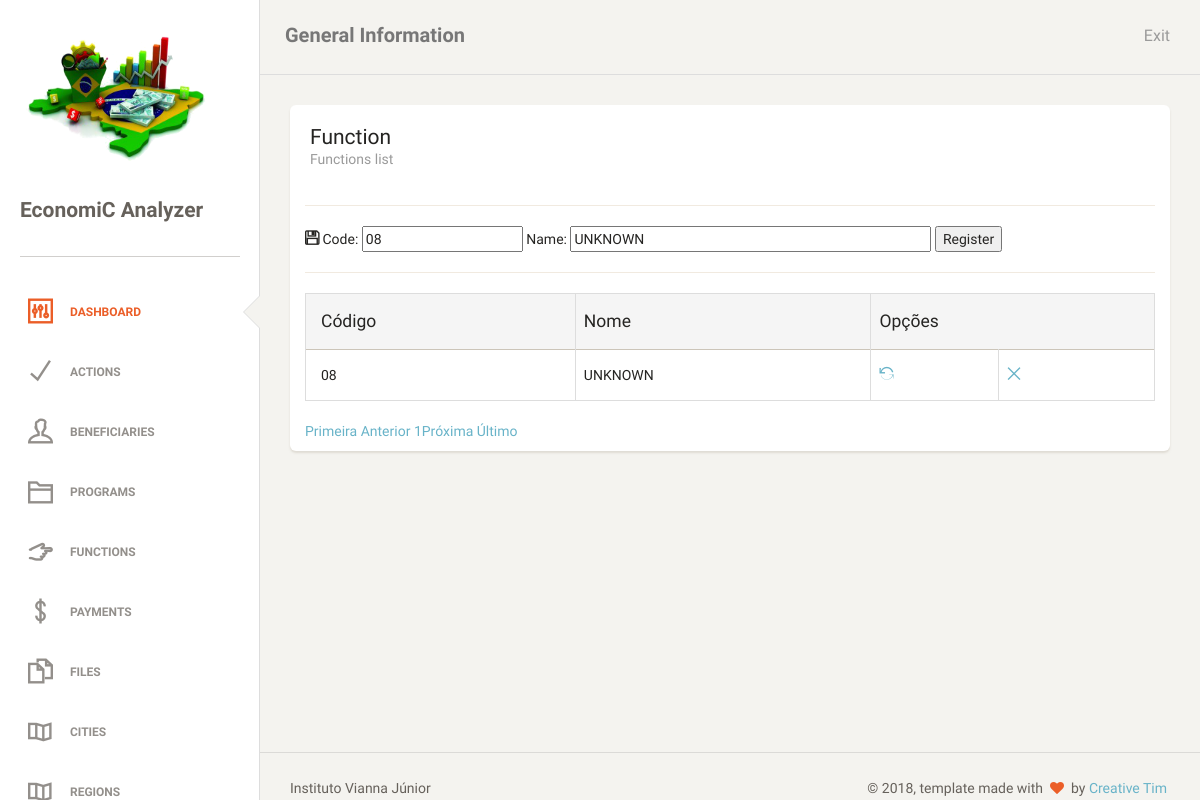
The app's page /functions.php?act=upd&id=1 (signed in) with its own data.
### tables this page shows
CREATE TABLE `tb_functions` (
  `id_function` int(11) NOT NULL AUTO_INCREMENT,
  `str_cod_function` varchar(4) NOT NULL,
  `str_name_function` varchar(255) DEFAULT NULL,
  PRIMARY KEY (`id_function`),
  UNIQUE KEY `str_cod_function_UNIQUE` (`str_cod_function`)
);

### classes/functions.php (called while the page is built)
<?php
class functions
{
    private $idFunction;
    private $codeFunction;
    private $nameFunction;
    public function __construct($idFunction, $codeFunction, $nameFunction)
    {
        $this->idFunction = $idFunction;
        $this->codeFunction = $codeFunction;
        $this->nameFunction = $nameFunction;
    }
    public function getIdFunction()
    {
        return $this->idFunction;
    }
    public function setIdFunction($idFunction): void
    {
        $this->idFunction = $idFunction;
    }
    public function getCodeFunction()
    {
        return $this->codeFunction;
    }
    public function setCodeFunction($codeFunction): void
    {
        $this->codeFunction = $codeFunction;
    }
    public function getNameFunction()
    {
        return $this->nameFunction;
    }
    public function setNameFunction($nameFunction): void
    {
        $this->nameFunction = $nameFunction;
    }
}

### functions.php (the view, shortened to what this page needs)
<?php
include_once "classes/template.php";
require_once "db/functionsDAO.php";
require_once "classes/functions.php";
$object = new functionsDAO();
if ($_SERVER['REQUEST_METHOD'] == 'POST') {
    $id = (isset($_POST["id"]) && $_POST["id"] != null) ? $_POST["id"] : "";
    $code = (isset($_POST["code"]) && $_POST["code"] != null) ? $_POST["code"] : "";
    $name = (isset($_POST["name"]) && $_POST["name"] != null) ? $_POST["name"] : "";
} else if (!isset($id)) {
    $id = (isset($_GET["id"]) && $_GET["id"] != null) ? $_GET["id"] : "";
    $code = NULL;
    $name = NULL;
}
if (isset($_REQUEST["act"]) && $_REQUEST["act"] == "upd" && $id != "") {
    $function = new functions($id, '', '');
    $resultado = $object->atualizar($function);
    $code = $resultado->getCodeFunction();
    $name = $resultado->getNameFunction();
}
?>
<div class='content' xmlns="http://www.w3.org/1999/html">
    <div class='container-fluid'>
        <div class='row'>
            <div class='col-md-12'>
                <div class='card'>
                    <div class='header'>
                        <h4 class='title'>Function</h4>
                        <p class='category'>Functions list</p>
                    </div>
                    <div class='content table-responsive'>
                        <form action="?act=save&id=" method="POST" name="form1">
                            <hr>
                            <i class="ti-save"></i>
                            Code:
                            <input type="text" size="15" name="code" value="<?php
                            echo (isset($code) && ($code != null || $code != "")) ? $code : '';
                            ?>"/>
                            Name:
                            <input type="text" size="40" name="name" value="<?php
                            echo (isset($name) && ($name != null || $name != "")) ? $name : '';
                            ?>"/>
                            <input type="submit" VALUE="Register"/>
                            <hr>
                        </form>
                        <?php
                        $object->tabelaPaginada();
                        ?>
                    </div>
                </div>
            </div>
        </div>
    </div>
</div>

### db/functionsDAO.php (shortened to what this page needs)
<?php
require_once "classes/functions.php";
class functionsDAO
{
    public function atualizar($function)
    {
        global $pdo;
        try {
            $statement = $pdo->prepare("SELECT id_function, str_cod_function, str_name_function FROM tb_functions WHERE id_function = :id");
            $statement->bindValue(":id", $function->getIdFunction());
            if ($statement->execute()) {
                $rs = $statement->fetch(PDO::FETCH_OBJ);
                $function->setIdFunction($rs->id_function);
                $function->setCodeFunction($rs->str_cod_function);
                $function->setNameFunction($rs->str_name_function);
                return $function;
            } else {
                throw new PDOException("Erro: Não foi possível executar a declaração sql");
            }
        } catch (PDOException $erro) {
            return "Erro: " . $erro->getMessage();
        }
    }
    public function tabelaPaginada()
    {
        global $pdo;
        $endereco = $_SERVER ['PHP_SELF'];
        $pagina_atual = (isset($_GET['page']) && is_numeric($_GET['page'])) ? $_GET['page'] : 1;
        $linha_inicial = ($pagina_atual - 1) * QTDE_REGISTROS;
        $sql = "SELECT id_function, str_cod_function, str_name_function FROM tb_functions LIMIT {$linha_inicial}, " . QTDE_REGISTROS;
        $statement = $pdo->prepare($sql);
        $statement->execute();
        $dados = $statement->fetchAll(PDO::FETCH_OBJ);
        $sqlContador = "SELECT COUNT(*) AS total_registros FROM tb_functions";
        $statement = $pdo->prepare($sqlContador);
        $statement->execute();
        $valor = $statement->fetch(PDO::FETCH_OBJ);
        $primeira_pagina = 1;
        $ultima_pagina = ceil($valor->total_registros / QTDE_REGISTROS);
        $pagina_anterior = ($pagina_atual > 1) ? $pagina_atual - 1 : 0;
        $proxima_pagina = ($pagina_atual < $ultima_pagina) ? $pagina_atual + 1 : 0;
        $range_inicial = (($pagina_atual - RANGE_PAGINAS) >= 1) ? $pagina_atual - RANGE_PAGINAS : 1;
        $range_final = (($pagina_atual + RANGE_PAGINAS) <= $ultima_pagina) ? $pagina_atual + RANGE_PAGINAS : $ultima_pagina;
        $exibir_botao_inicio = ($range_inicial < $pagina_atual) ? 'mostrar' : 'esconder';
        $exibir_botao_final = ($range_final > $pagina_atual) ? 'mostrar' : 'esconder';
        if (!empty($dados)):
            echo "
     <table class='table table-striped table-bordered'>
     <thead>
       <tr class='active'>
        <th>Código</th>
        <th>Nome</th>
        <th colspan='2'>Opções</th>
       </tr>
     </thead>
     <tbody>";
            foreach ($dados as $var):
                echo "<tr>
        <td>$var->str_cod_function</td>
        <td>$var->str_name_function</td>
        <td><a href='?act=upd&id=$var->id_function'><i class='ti-reload'></i></a></td>
        <td><a href='?act=del&id=$var->id_function'><i class='ti-close'></i></a></td>
       </tr>";
            endforeach;
            echo "
</tbody>
     </table>
     <div class='box-paginacao'>
       <a class='box-navegacao  $exibir_botao_inicio' href='$endereco?page=$primeira_pagina' title='Primeira Página'>Primeira</a>
       <a class='box-navegacao $exibir_botao_inicio' href='$endereco?page=$pagina_anterior' title='Página Anterior'>Anterior</a>
";
            for ($i = $range_inicial; $i <= $range_final; $i++):
                $destaque = ($i == $pagina_atual) ? 'destaque' : '';
                echo "<a class='box-numero $destaque' href='$endereco?page=$i'>$i</a>";
            endfor;
            echo "<a class='box-navegacao $exibir_botao_final' href='$endereco?page=$proxima_pagina' title='Próxima Página'>Próxima</a>
       <a class='box-navegacao $exibir_botao_final' href='$endereco?page=$ultima_pagina' title='Última Página'>Último</a>
     </div>";
        else:
            echo "<p class='bg-danger'>Nenhum registro foi encontrado!</p>
     ";
        endif;
    }
}

### records on screen
tb_functions: code "08", name "UNKNOWN", str_cod_function "08", str_name_function "UNKNOWN"
